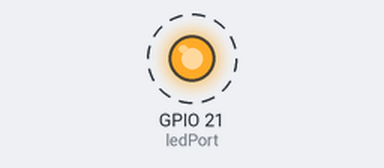
A program run on a simulated Raspberry Pi (BCM pin numbers). Parts: output pins drawn as LEDs (lit = HIGH). Dashed ring = blinking. What the program prints to the terminal is not drawn. At 6.0 s the program stops and its outputs stay as they are.

Above: at 0.15 s.
Timing chart, 0 to 3.0 s (numbered marks = the images above):
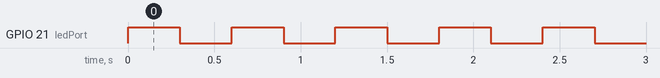

The program:

GPIOOut.py
```python
#!/usr/bin/python3
# Port 12 is PWM

import RPi.GPIO as GPIO
import time
ledPort = 21

GPIO.setmode(GPIO.BCM)
GPIO.setup(ledPort, GPIO.OUT)

for i in range(10):
    print(i)
    GPIO.output(ledPort, GPIO.HIGH)
    print("HIGH!")
    time.sleep(0.3)
    GPIO.output(ledPort, GPIO.LOW)
    print("LOW!")
    time.sleep(0.3)
    print()

GPIO.cleanup()
```

Measured:
- by itself, GPIO 21 (ledPort): alternates HIGH for 0.30 s and LOW for 0.30 s, 20 changes in all, then stays LOW
